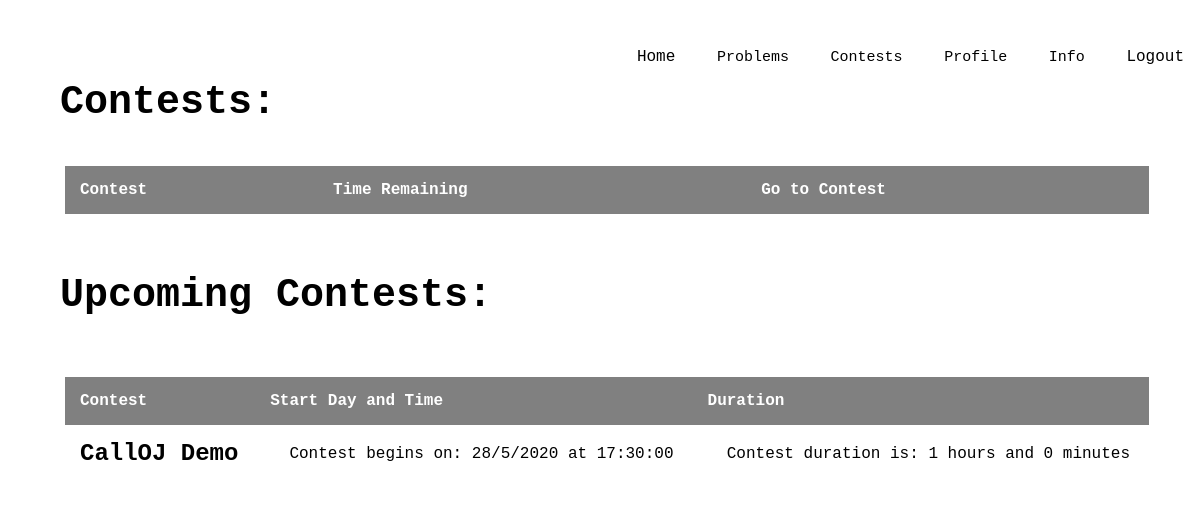
The page /contest/all/ on the database its author committed.
### contest/models.py (models this page shows)
class Contest(models.Model):
    contestCode = models.CharField(max_length=20)
    contestName = models.CharField(max_length=100)
    startDay = models.IntegerField()
    startMonth = models.IntegerField()
    startYear = models.IntegerField()
    startHours = models.IntegerField()
    startMinutes = models.IntegerField()
    durationHours = models.IntegerField()
    durationMinutes = models.IntegerField()
    rankingStyle = models.IntegerField()
    questions = models.ManyToManyField(Question)

### contest/views.py (the view)
# urls.py: path('all/',allContestView,name='allContest'),
def allContestView(request):
    util = ContestUtilities()
    contestEnded = []
    present_contests,future_contests = util.getContests()
    for entry in present_contests:
        if util.contestFinished(entry.id) == "contestEnded":
            print(entry.contestName)
            contestEnded.append(entry.id)
    return render(request,'allContests.html',{'present':present_contests,'future':future_contests,'contestEnded':contestEnded})

### templates/allContests.html (shortened to what this page needs)
<head>
    {% load static %}
    <link rel="stylesheet" type="text/css" href="http://cdn.datatables.net/1.10.21/css/jquery.dataTables.min.css" />
        <link rel="stylesheet" type="text/css"  href="../../static/css/allContests.css">
    </head>
    <body>
        <header>
            <div class="main">
                <ul>
                    <li><a href="/dashboard">Home</a></li>
                    <div class="dropdown">
                        <button class="dropbtn">Problems</button>
                    </div>
                    <div class="dropdown">
                        <button class="dropbtn">Contests</button>
                    </div>
                    <div class="dropdown">
                        <button class="dropbtn">Profile</button>
                    </div>
                    <div class="dropdown">
                        <button class="dropbtn">Info</button>
                    </div>
                    <li><a href="/logout/">Logout</a></li>
                </ul>
            </div>
            <div class ="title">
                <h1> Contests: </h1> <br> <br>
                <div style="width:100%; padding:5px;">
                    <table id="t01">
                        <thead>
                            <tr>
                                <th>Contest</th>
                                <th>Time Remaining</th>
                                <th>Go to Contest</th>
                            </tr>
                        </thead>
               </table>
            </div>
                <br><br><br>
                <h1> Upcoming Contests: </h1> <br> <br>
                <div style="width:100%; padding:5px;">
                    <table id="t02" >
                        <thead>
                            <tr>
                                <th>Contest</th>
                                <th>Start Day and Time</th>
                                <th>Duration</th>
                            </tr>
                        </thead>
                        <tbody>
                {% for future_cont in future %}
                <tr>
                <td><h2> {{ future_cont.contestName }} </h2></td>
                    <form action="/contest/{{ future_cont.id }}/"
                    style="display: inline;"
                    method="post">
                    <td><p>&nbsp Contest begins on:  {{ future_cont.startDay }}/{{ future_cont.startMonth }}/{{ future_cont.startYear }}  at {{ future_cont.startHours }}:{{ future_cont.startMinutes}}:00</p></td>
                    <td><p>&nbsp Contest duration is: {{ future_cont.durationHours }} hours and {{ future_cont.durationMinutes }} minutes </p></td>
                    </form>
                    <br>
                </tr>
                {% endfor %}
                       </tbody>
                  </table>
                </div>
                <br> <br>
            </div>
        </header>
    </body>

### static/css/allContests.css (style rules this page uses)
* { margin: 0; padding: 0; font-family: Courier New; }
header { background-color= white; background-size: cover; background-position: center; }
ul { float: right; list-style-type: none; margin-top: 40px; }
ul li { display: inline-block; }
ul li a { text-decoration: none; color: #000; padding: 8px 15px; border: 1px solid transparent; transition: 0.6s ease; }
.main { max-width: 1800px; margin: auto; }
.title { position: absolute; top: 10%; left: 5%; transform: translate (-50%, -50%); }
.title h1 { color: #000; font-size: 40px; }

### templates/allContests.html (style rules this page uses)
table { width:100%; }
table, th, td { border: 1px white; padding-top: 2px; border-collapse: collapse; }
th, td { padding: 15px; text-align: left; }
table#t01 tr:nth-child(odd) { background-color: #fff; }
table#t01 th { background-color: #808080; color: white; }
table#t02 tr:nth-child(odd) { background-color: #fff; }
table#t02 th { background-color: #808080; color: white; }
.dropbtn { text-decoration: none; color: #000; font-size: 15px; padding: 8px 15px; border: 1px solid transparent; transition: 0.6s ease; background-color: white; }
.dropdown { position: relative; display: inline-block; }

### rows shown on the page
Contest: contestName "CallOJ Demo", startDay "28", startMonth "5", startYear "2020", startHours "17", startMinutes "30", durationHours "1", durationMinutes "0"
